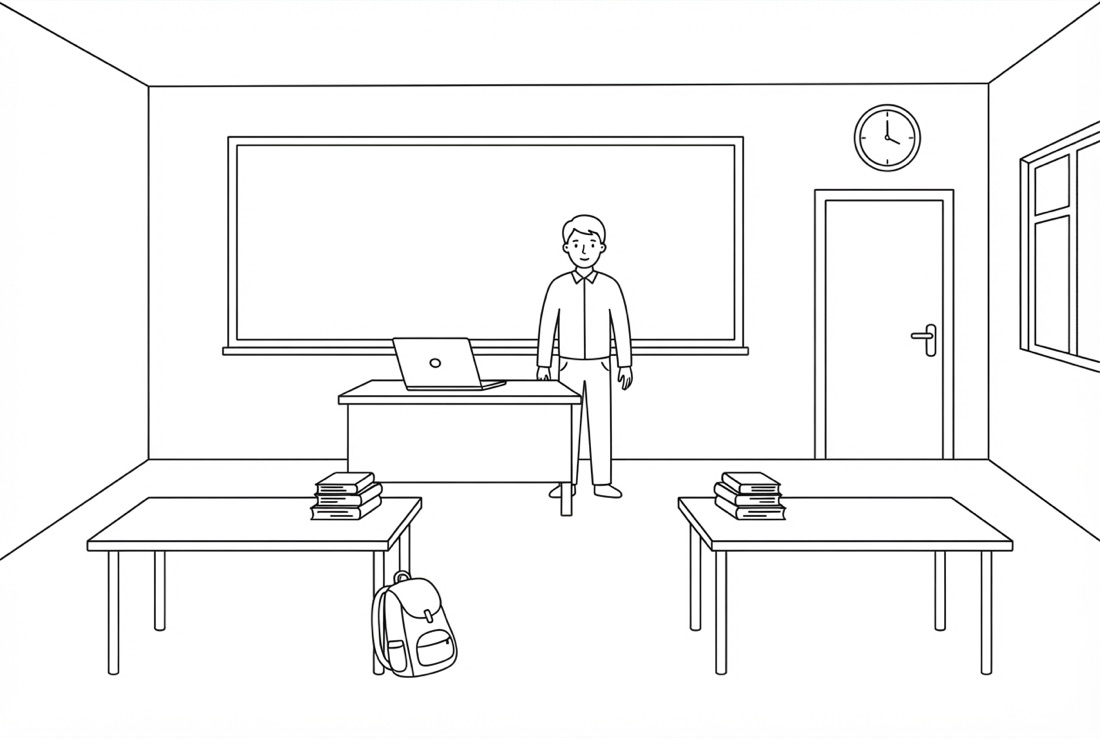
#> input picture assets/interactive/n2-module-sur-mesure-16sept/scene-classe.jpg, 1100 x 738 px, given in place of personnage.jpg, which was not available
$ python _decoupe_silhouette.py
#> lines starting #> are read from the running program, lines starting #| are printed output that depends on the picture; pictures that were not available may be replaced by others from this repository, and a replacement may not be noted
# -*- coding: utf-8 -*-
"""Les pièces du personnage, découpées dans la silhouette elle-même.

L'idée est de l'enseignant : au lieu d'une icône générique de chandail, la
pièce à poser EST la portion de silhouette qu'elle habille. Posée dans sa
case, elle retombe au pixel près sur le corps, et la couleur habille
exactement la bonne surface.

Le piège : on ne peut pas découper d'abord et chercher l'intérieur ensuite.
Le remplissage part des bords de l'image ; sur un rectangle pris dans le
milieu du corps, il entrerait par les côtés coupés et l'intérieur serait
déclaré « dehors ». On calcule donc l'intérieur sur la silhouette ENTIÈRE,
puis on découpe le masque déjà calculé.
"""
import collections, pathlib
from PIL import Image
from scenes import SCENES

SRC = (pathlib.Path.home()/"Claude/bibliotheque-francisation/assets/interactive"
       /"n2-dessine-1-personnage/img/personnage.jpg")
OUT = pathlib.Path("places/n2-place-1-personnage")
SEUIL = 150

im = Image.open(SRC).convert("L"); W, H = im.size; px = im.load()
#> after `W, H = im.size`: W = 1100; H = 738

# ── l'intérieur du corps, sur l'image entière ──
vu = bytearray(W*H); f = collections.deque()
def pousse(x, y):
    if px[x, y] > SEUIL and not vu[y*W+x]: vu[y*W+x] = 1; f.append((x, y))
for x in range(W): pousse(x, 0); pousse(x, H-1)
for y in range(H): pousse(0, y); pousse(W-1, y)
while f:
    x, y = f.popleft()
    for dx, dy in ((1,0),(-1,0),(0,1),(0,-1)):
        nx, ny = x+dx, y+dy
        if 0 <= nx < W and 0 <= ny < H: pousse(nx, ny)

masque = Image.new("RGBA", (W, H), (255,255,255,0)); mp = masque.load()
dedans = 0
for y in range(H):
    for x in range(W):
        if px[x, y] > SEUIL and not vu[y*W+x]: mp[x, y] = (255,255,255,255); dedans += 1
#> after the loop, dedans = 351688
print("  intérieur du corps : %.1f %% de l'image" % (100*dedans/(W*H)))
#|   intérieur du corps : 43.3 % de l'image

trait = Image.new("RGBA", (W, H), (0,0,0,0))
#> trait: PIL image 1100x738 RGBA; every value is 0
trait.putalpha(im.point(lambda v: 255 - v))

# ── une pièce par case ──
Z = {z[0]: z for z in SCENES["n2-place-1-personnage"]["zones"]}
(OUT/"pieces").mkdir(parents=True, exist_ok=True)
for zid, (_, lib, x1, y1, x2, y2) in Z.items():
    box = (int(x1*W), int(y1*H), int(x2*W), int(y2*H))
    m = masque.crop(box); t = trait.crop(box)
    part = sum(1 for p in m.getdata() if p[3]) / (m.width*m.height)
    m.save(OUT/"pieces"/("masque-%s.png" % zid))
    t.save(OUT/"pieces"/("trait-%s.png" % zid))
    drapeau = "" if part > 0.10 else "   ⚠ presque vide, case mal posée ?"
    print("  %-8s %-16s %3dx%-3d  corps : %4.1f %%%s"
          % (zid, lib, m.width, m.height, 100*part, drapeau))
#> this loop made 6 passes
#> part on passes 1 to 6: 0.272, 0.961, 0.452, 0.1, 0.884, 0.887
#|   tete     sur la tête      264x88   corps : 27.2 %
#|   corps    sur le corps     477x232  corps : 96.1 %
#|   jambes   sur les jambes   286x282  corps : 45.2 %
#|   pieds    aux pieds        319x82   corps : 10.0 %
#|   maing    à gauche         187x163  corps : 88.4 %
#|   maind    à droite         187x163  corps : 88.7 %
#> pass 1, `t = trait.crop(box)`:
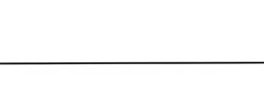
#> t: PIL image 264x88 RGBA; mean R, G, B, A 0, 0, 0, 5.2; transparent parts drawn white
#> pass 2, `t = trait.crop(box)`:
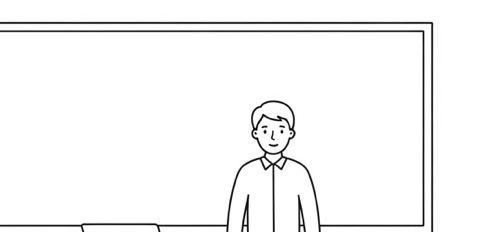
#> t: PIL image 477x232 RGBA; mean R, G, B, A 0, 0, 0, 9; transparent parts drawn white
#> after the loop:
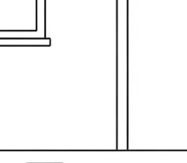
#> t: PIL image 187x163 RGBA; mean R, G, B, A 0, 0, 0, 9.8; transparent parts drawn white

$ run again, on assets/presentations/captures-cas/04-suivi-seance.jpg
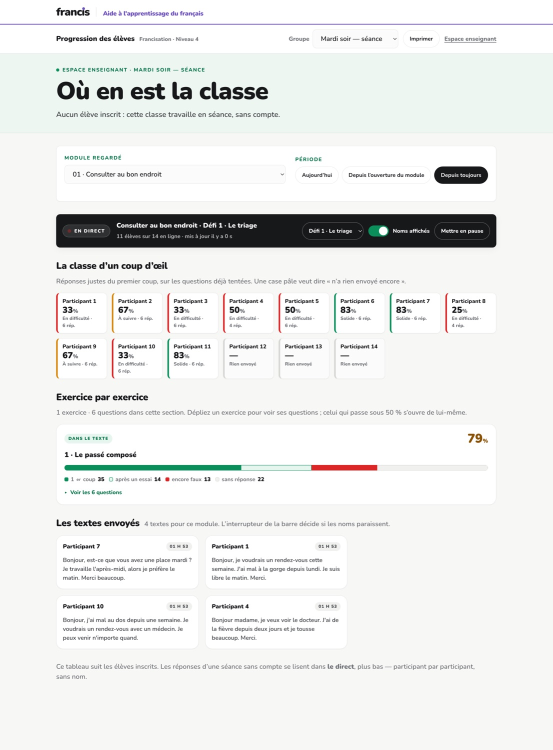
#> input picture assets/presentations/captures-cas/04-suivi-seance.jpg, 1105 x 1500 px, given in place of personnage.jpg, which was not available (shown at 1/2 size)
#|   intérieur du corps : 0.4 % de l'image
#> the loop `for zid, (_, lib, x1, y1, x2, y2) in Z.items():` made 6 passes
#> part on passes 1 to 6: 0.00175, 0.00702, 0.0101, 0.000949, 0.00208, 0.000564
#> (printed output is left out)
#> pass 1, `t = trait.crop(box)`:
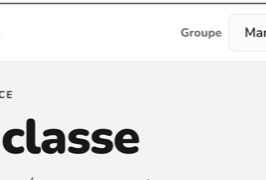
#> t: PIL image 266x180 RGBA; mean R, G, B, A 0, 0, 0, 20.7; transparent parts drawn white
#> after the loop `for zid, (_, lib, x1, y1, x2, y2) in Z.items():`:
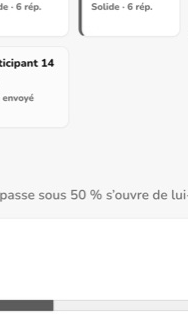
#> t: PIL image 188x330 RGBA; mean R, G, B, A 0, 0, 0, 9.1; transparent parts drawn white
